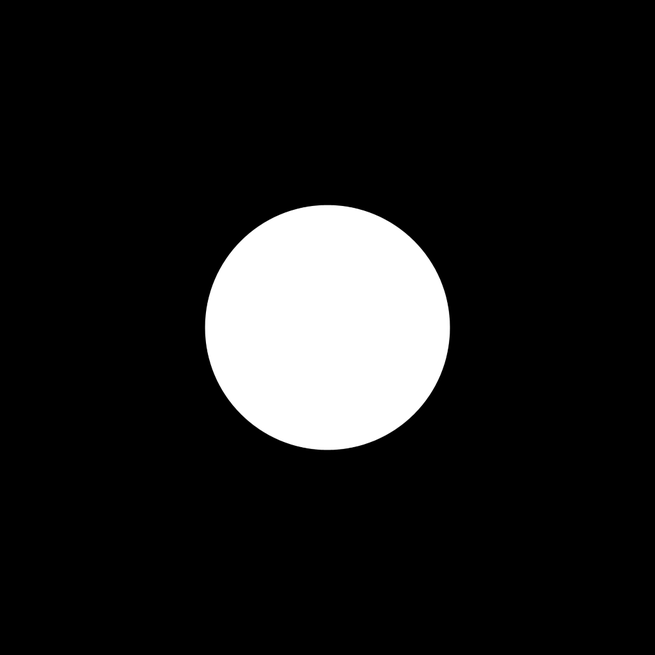
#> input picture FFT_CGH_thesis/SNR_Diff/Ch6/One circle_1024.png, 655 x 655 px, shrunk from 1024 x 1024 before the run
$ python FFT_GS_nc_n1_n2_simpleCH.py
#> lines starting #> are read from the running program, lines starting #| are printed output that depends on the picture
# -*- coding: utf-8 -*-
"""
Created on Sun Oct 27 10:45:57 2024

@author: gaosh
"""
from PIL import Image
import numpy as np
import matplotlib.pyplot as plt
from scipy.fft import fft2, fftshift,ifft2,ifftshift
import os
import time


start_t=time.time()

os.chdir("C:/Users/Laboratorio/MakeHologram/FFT_CGH_thesis/SNR_Diff/Ch6")
filename="One circle_1024"
im=plt.imread(f"{filename}.png")
#> im is the input picture: shape (655, 655, 4) float32; mean R, G, B, A 0.11, 0.11, 0.11, 1

height=im.shape[0]
#> height = 655
width=im.shape[1]
#> width = 655

randP=np.random.uniform(0, 1, (height, width))
rand_2pi=np.pi*randP
rand_ma=np.max(rand_2pi)
#> rand_ma = 3.14
rand_mi=np.min(rand_2pi)
#> rand_mi = 9.27e-06
exp_rand=np.exp(1j*rand_2pi)

l=300  # Length that is from edge to center.
c_w,c_h=width//2,height//2 # Center
#> c_w = 327; c_h = 327
lh,lw=height-2*l,width-2*l  # Height and width for the window.
#> lh = 55; lw = 55

#R channel
im_shift_r=fftshift(im[:,:,0])
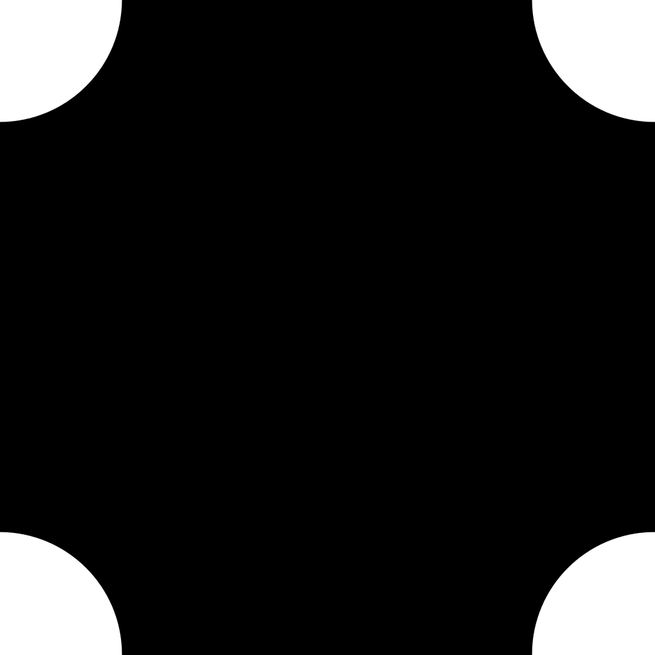
#> im_shift_r: shape (655, 655) float32; min 0, max 1, mean 0.11
#G channel
im_shift_g=fftshift(im[:,:,1])
#B channel
im_shift_b=fftshift(im[:,:,2])


# Random noise generation.
n=1
rand=np.random.uniform(0, n, (height, width))

im_r_rand=np.sqrt(im_shift_r)*exp_rand
im_g_rand=np.sqrt(im_shift_g)*exp_rand
im_b_rand=np.sqrt(im_shift_b)*exp_rand

nw_field_r =fftshift(fft2(im_r_rand))
nw_field_g =fftshift(fft2(im_g_rand))
nw_field_b =fftshift(fft2(im_b_rand))

# In the window, the amplitudes are from original. Otherwise, the amplitudes are from retrieved amplitudes in inverse FFT2 computation.
im_r_rand[:,c_w-l:c_w+l]=rand[:,c_w-l:c_w+l]
im_g_rand[:,c_w-l:c_w+l]=rand[:,c_w-l:c_w+l]
im_b_rand[:,c_w-l:c_w+l]=rand[:,c_w-l:c_w+l]

im_r_rand[c_h-l:c_h+l,0:c_w-l]=rand[c_h-l:c_h+l,0:c_w-l]
im_g_rand[c_h-l:c_h+l,0:c_w-l]=rand[c_h-l:c_h+l,0:c_w-l]
im_b_rand[c_h-l:c_h+l,0:c_w-l]=rand[c_h-l:c_h+l,0:c_w-l]

im_r_rand[c_h-l:c_h+l,c_w+l:width]=rand[c_h-l:c_h+l,c_w+l:width]
im_g_rand[c_h-l:c_h+l,c_w+l:width]=rand[c_h-l:c_h+l,c_w+l:width]
im_b_rand[c_h-l:c_h+l,c_w+l:width]=rand[c_h-l:c_h+l,c_w+l:width]

# Compute forward 2D Fast Fourier Transform (FFT2) of each channel.
w_field_r =fftshift(fft2(im_r_rand))
w_field_g =fftshift(fft2(im_g_rand))
w_field_b =fftshift(fft2(im_b_rand))

# Inverse FFT2 computation that is the same as previous iterative loop.
w_field_r_if = ifft2(ifftshift(np.exp(1j * np.angle(w_field_r))))
w_field_g_if = ifft2(ifftshift(np.exp(1j * np.angle(w_field_g))))
w_field_b_if = ifft2(ifftshift(np.exp(1j * np.angle(w_field_b))))

# Inverse FFT2 computation that is the same as previous iterative loop.
nw_field_r_if = ifft2(ifftshift(np.exp(1j * np.angle(nw_field_r))))
nw_field_g_if = ifft2(ifftshift(np.exp(1j * np.angle(nw_field_g))))
nw_field_b_if = ifft2(ifftshift(np.exp(1j * np.angle(nw_field_b))))

plt.figure()
plt.imshow(abs(nw_field_r), cmap="hot")
plt.colorbar()
plt.show()

plt.figure()
plt.imshow(abs(w_field_r), cmap="hot")
plt.colorbar()
plt.show()

plt.figure()
plt.imshow(np.angle(nw_field_r), cmap="hsv")
plt.colorbar()
plt.show()
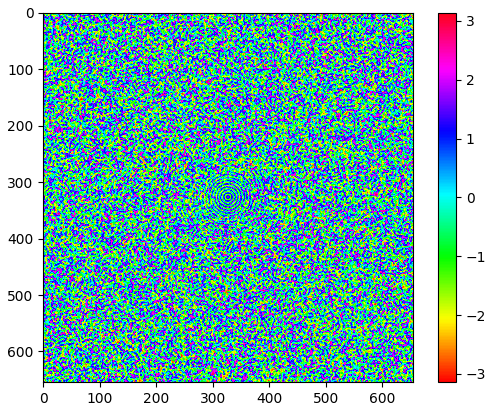
#> figure drawn by matplotlib, 2 panels

plt.figure()
plt.imshow(np.angle(w_field_r), cmap="hsv")
plt.colorbar()
plt.show()
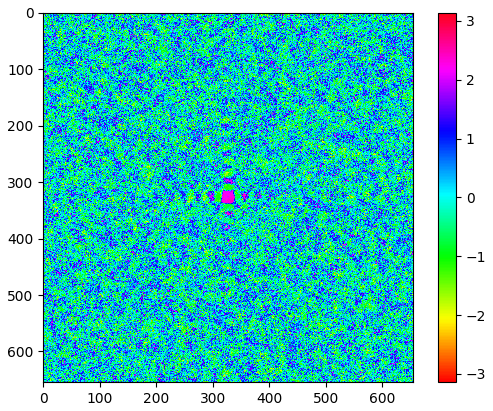
#> figure drawn by matplotlib, 2 panels

plt.figure()
plt.imshow(fftshift(abs(nw_field_r_if)), cmap="hot")
plt.colorbar()
plt.show()
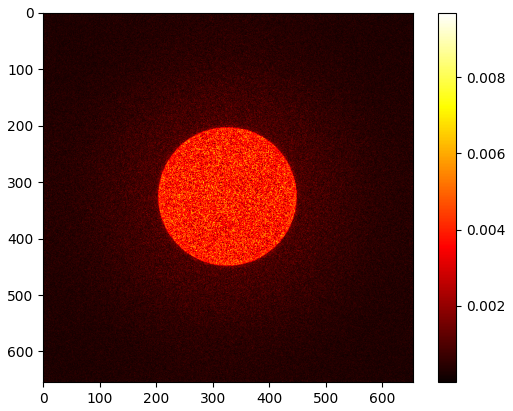
#> figure drawn by matplotlib, 2 panels

plt.figure()
plt.imshow(fftshift(abs(w_field_r_if)), cmap="hot")
plt.colorbar()
plt.show()
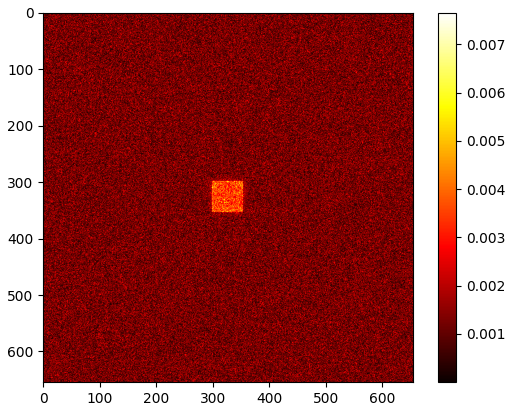
#> figure drawn by matplotlib, 2 panels

plt.figure()
plt.imshow(fftshift(abs(nw_field_r_if)**2), cmap="hot")
plt.colorbar()
plt.show()
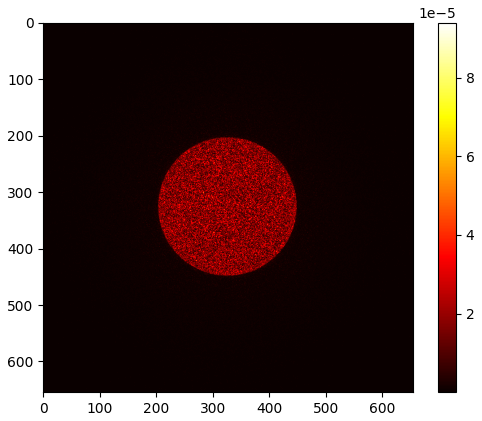
#> figure drawn by matplotlib, 2 panels

plt.figure()
plt.imshow(fftshift(abs(w_field_r_if)**2), cmap="hot")
plt.colorbar()
plt.show()
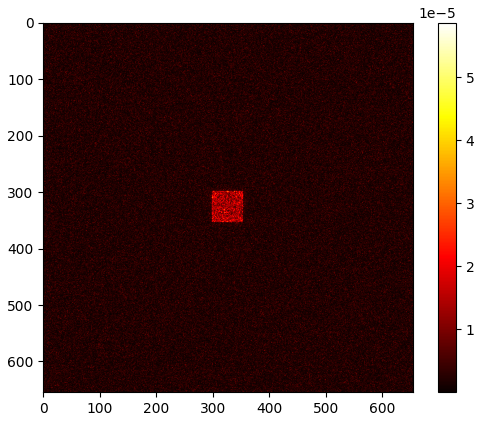
#> figure drawn by matplotlib, 2 panels
